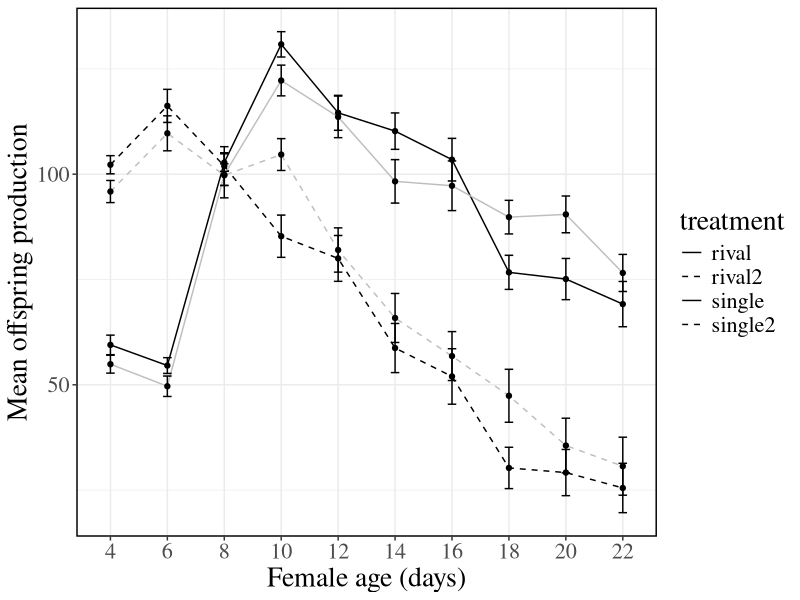
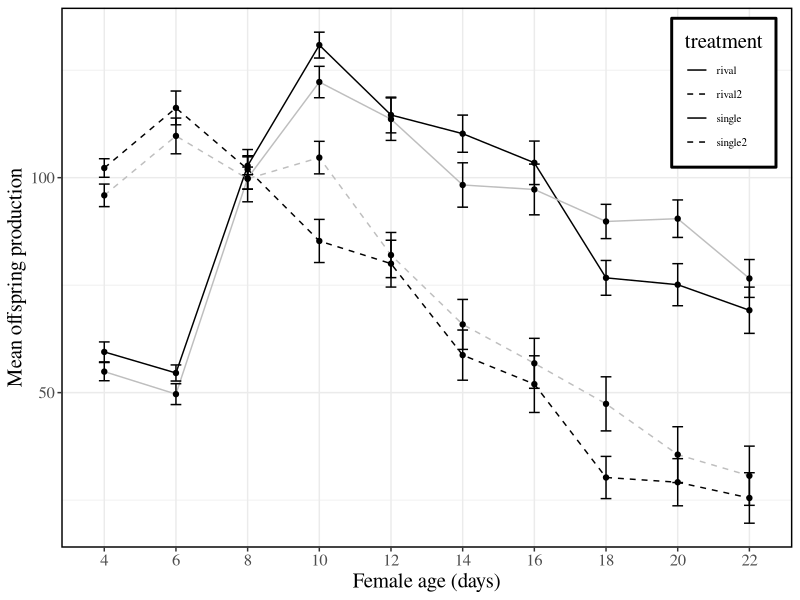

The R source for these figures, in order:
data<-read.csv("offspringfig.csv")
library(ggplot2)
attach(data)

#Original figure for mean offspring production by female age
ggplot(data,aes(x= as.factor(day),y= mean,group=treatment))+
  theme_bw()+theme(panel.border = element_rect(linetype = "solid", colour = "black",size=1))+ 
  theme(text=element_text(family="Times",size=20))+geom_line(aes(linetype= treatment),colour=colour)+
  geom_point(aes(group= treatment))+
  scale_linetype_manual(values=c("solid","dashed","solid","dashed"))+
  geom_errorbar(aes(ymin=mean-sd, ymax=mean+sd), width=.15)+xlab("Female age (days)")+
  ylab("Mean offspring production")


#SMR working on fixing the legend.  GETTING CLOSER! 
ggplot(data,aes(x= as.factor(day),y= mean,group=treatment))+
  theme_bw()+theme(panel.border = element_rect(linetype = "solid", colour = "black",size=1))+ 
  theme(text=element_text(family="Times",size=15))+geom_line(aes(linetype= treatment),colour=colour)+
  geom_point(aes(group= treatment))+
  scale_linetype_manual(values=c("solid","dashed","solid","dashed"))+
  geom_errorbar(aes(ymin=mean-sd, ymax=mean+sd), width=.15)+xlab("Female age (days)")+
  ylab("Mean offspring production") +
  theme(
  legend.position = c(0.97, 0.97),
  legend.justification = c("right", "top"),
  legend.box.background = element_rect(colour = "black",size=1),
  legend.text = element_text(size = 8),
  legend.box.margin = margin(4, 4, 4, 4),)
  
  
## Possible ways to work on changing the legend box to have
  # male experience
    # single "grey line"
    # rival  "black line"
  # female population
    # wild  "solid line"
    # lab  "dashed line"


#legend.title = title(colour="male experience", linetype="female population"),

#  guides(fill = colour = "male experience"))

#  legend.text = element_text(colour = "male experience", linetype = "female population"),

#  scale_fill_discrete(name = "Title", labels = c("a", "b") colour = "male experience"),

# label(linetype = "female population")

## theme(legend.title = element_blank()
#labs(fill = "Dose (mg)")
